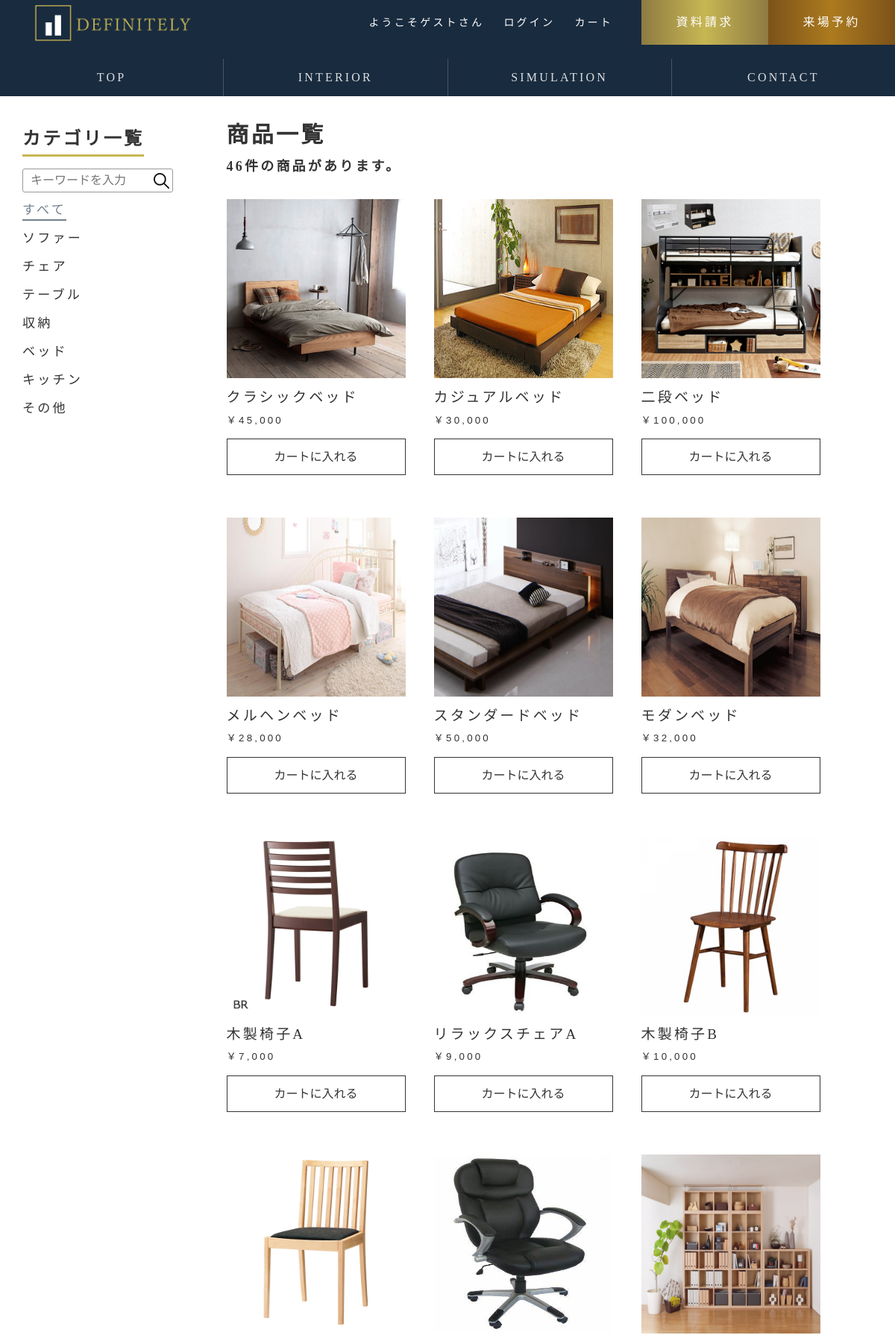
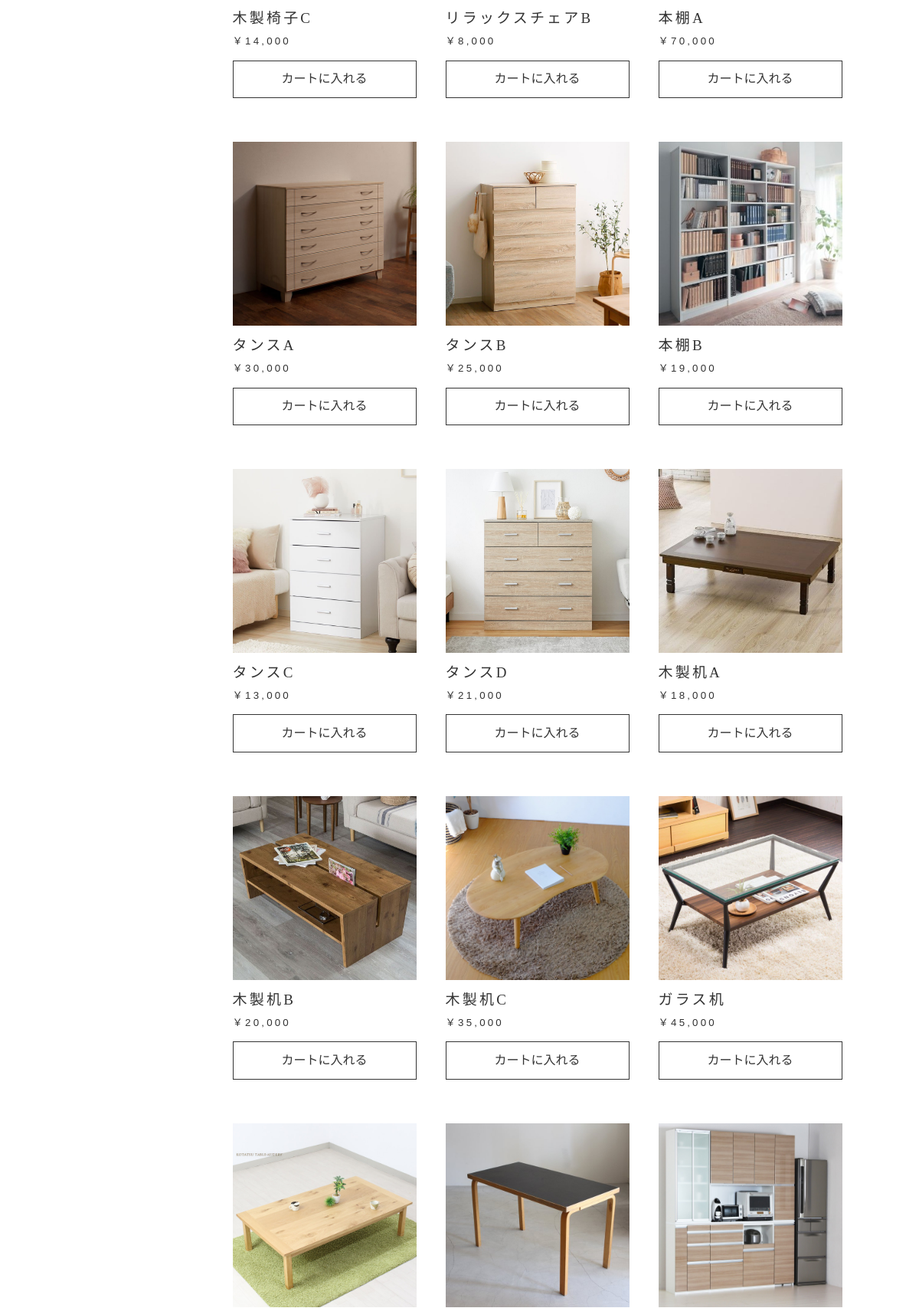
Screenshot of /shop_category/interior.php (upper part) with the database file from the repository (2 pictures, top to bottom).
### tables this page shows
CREATE TABLE IF NOT EXISTS `items` (
  `product_id` int(11) NOT NULL AUTO_INCREMENT,
  `product_name` varchar(255) NOT NULL,
  `Price` int(11) DEFAULT NULL,
  `count` int(11) NOT NULL,
  `search_name` varchar(255) NOT NULL,
  `sy_height` int(11) DEFAULT NULL,
  `sy_width` int(11) DEFAULT NULL,
  `sy_images` varchar(255) DEFAULT NULL,
  PRIMARY KEY (`product_id`)
);

CREATE TABLE IF NOT EXISTS `item_img` (
  `item_img_id` int(11) NOT NULL,
  `product_id` int(11) NOT NULL,
  `product_img` varchar(255) DEFAULT NULL,
  PRIMARY KEY (`item_img_id`),
  KEY `product_id` (`product_id`)
);

### Model/category.php (called while the page is built, shortened)
<?php
  $dsn = 'mysql:host=localhost;dbname=hew2020_91467;charset=utf8mb4';
  $db_user = 'hew2020_91467';
  $db_password = '';
  try {
    $pdo = new PDO($dsn, $db_user, $db_password);
    $pdo->setAttribute(
        PDO::ATTR_ERRMODE,
        PDO::ERRMODE_EXCEPTION
    );
    $sql1 = "SELECT * FROM items";
    $sth = $pdo -> query($sql1);
    $record1 = $sth -> rowCount();
    $sql_5 = "SELECT items.product_id,product_img,product_name,price,count,info_id FROM items JOIN item_img ON items.product_id = item_img.product_id JOIN item_category ON items.product_id = item_category.product_id";
    $stmt = $pdo->query( $sql_5 );
    $tables1 = $stmt->fetchAll(PDO::FETCH_ASSOC);
  }catch(PDOException $error){
    header('Location: /IT42-117/erro_pages/error1.php');
    exit;
  }
?>

### shop_category/interior.php (the view, shortened to what this page needs)
<?php
     require_once('../Model/category.php');
     $login = 'login.php';
     $logout = 'logout.php';
     $simulation = 'path_sim.php';
?>
<!DOCTYPE html>
<html lang="ja">
<head>
        <link rel="stylesheet" href="../css/shop.css">
        <link rel="stylesheet" href="../css/normalize.css">
        <link rel="stylesheet" href="../css/common.css">
    </head>
<body>
  <div class="wrapper">
   <header class="header_top">
      <div class="header_upper">
        <a href="../index.php"><h1 class="header_logo"><img src="../images/logo.png" alt="ロゴ"></h1></a>
        <div class="top_flex2">
          <nav class="header_nav1">
            <ul>
              <li><a class="nav_link" href="#"><?php if (isset($_SESSION['mail_address'])) { echo "ようこそ".$_SESSION['name']."さん"; } else {echo"ようこそゲストさん";}?></a></li>
              <li>
              <?php
                if( isset($_SESSION['mail_address'])){
                   echo '<a class = "nav_link" name="logout" href = "../view/'.$logout.'">ログアウト</a>';
                    }else{
                     echo '<a class = "nav_link" href = "../view/'.$login.'">ログイン</a>';
                }
             ?></li>
              <li><?php if(isset($_SESSION['mail_address'])){ echo "<a class='nav_link' href='../view/cart.php'>カート</a>" ;}else{
                    echo "<a class='nav_link' href='../view/path_ca.php'>カート</a>" ;}?></li>
            </ul>
          </nav>
          <nav class="header_nav2">
            <ul>
              <li><a class="nav_info" href="#">資料請求</a></li><li><a class="nav_reserve" href="#">来場予約</a></li>
            </ul>
          </nav>
        </div>
      </div>
      <div class="lower">
        <nav class="header_nav3">
          <ul>
            <li>
              <a class="nav_link" href="../index.php">
                <span class="nomal">TOP</span>
              </a>
            </li><li>
              <a class="nav_link" href="interior.php">
                <span class="nomal">INTERIOR</span>
              </a>
            </li><li>
            <?php if (isset($_SESSION['mail_address'])) { echo "<a class='nav_link' href='../view/madori.php'>
                <span class='nomal'>SIMULATION</span>
                <span class='hover'>シミュレーション</span>"; }
                else{ echo "<a class='nav_link' href=../view/$simulation>
                  <span class='nomal'>SIMULATION</span>
                  <span class='hover'>シミュレーション</span>"; }?>
            </li><li>
              <a class="nav_link" href="../view/otoiawase.php">
                <span class="nomal">CONTACT</span>
              </a>
            </li>
          </ul>
        </nav>
      </div>
    </header>
    <main class="main">
      <div class="left">
        <h2 class="ctlist">カテゴリ一覧</h2>
        <nav class="category">
          <form id="form1" action="../view/search_view.php" method="post">
          <input id="sbox1" type="search" name="search" placeholder="キーワードを入力"><input id="sbtn1" type="submit" name="submit" value="">
          </form>
          <ul>
              <li id="check">
                  <a class="nav_furniture" href="interior.php">すべて</a>
              </li>
              <li>
                  <a class="nav_furniture" href="sofa.php">ソファー</a>
              </li>
              <li>
                  <a class="nav_furniture" href="chair.php">チェア</a>
              </li>
              <li>
                  <a class="nav_furniture" href="desk.php">テーブル</a>
              </li>
              <li>
                  <a class="nav_furniture" href="chest.php">収納</a>
              </li>
              <li>
                  <a class="nav_furniture" href="bed.php">ベッド</a>
              </li>
              <li>
                  <a class="nav_furniture" href="kitchen.php">キッチン</a>
              </li>
              <li>
                  <a class="nav_furniture" href="other.php">その他</a>
              </li>
          </ul>
        </nav>
      </div>
      <div class="right">
        <div class="product">
            <h2 class="product">商品一覧</h2>
            <h3><?php echo $record1."件の商品があります。" ?></h3>
        </div>
        <div class="shelf">
          <?php foreach($tables1 as $table){ ?>
            <div class="item">
              <img src="../interior_img/all_img/<?php echo $table['product_img']; ?>" alt="ベッド_1" class="bet">
              <p class="pdname"><?php echo $table['product_name']; ?></p>
              <p class="price"><?php echo "￥".number_format($table['price']); ?></p>
              <form action="../control/cart_import.php" method="POST" class="item-form">
                  <button type="submit" class="btn">カートに入れる</button>
              </form>
            </div>
          <?php } ?>
        </div>
      </div>
    </main>
  </div>
</body>
</html>

### css/shop.css (style rules this page uses)
body { padding-top: 125px; }
.main { display: flex; align-items: baseline; margin: 30px auto 100px; width: 95%; }
.left { position: -webkit-sticky; position: sticky; top: 165px; width: 24%; }
.right { width: 76%; }
#form1 { background-color: white; width:200px; height: 30px; border: 1px #999 solid; margin-top: 6%; border-radius: 3px; }
#form1 input { vertical-align: top; margin: 0; height: 100%; box-sizing: border-box; background-color: transparent; }
#sbox1 { border: none; outline:0; width: 170px; padding:.5rem 10px; }
#sbtn1 { width: 30px; border:none; background-image: url(../images/loupe.png); background-position: center; background-size: 70%; background-repeat: no-repeat; }
h2.ctlist { border-bottom:solid 3px #c7b753; display: inline-block; }
.category li { display: list-item; list-style-type: none; text-transform: uppercase; margin-top: 3%; font-size: .9rem; }
.category li .nav_furniture { position: relative; text-decoration: none; cursor: pointer; }
.nav_furniture:visited, .nav_furniture:active, .nav_furniture:link { color: #333; }
.nav_furniture:before { content: ""; position: absolute; left: 0; right: 0; bottom: -5px; width: 100%; height: 1.5px; background-color:#728190; transform: scale(0, 1); transform-origin: left; transition: .3s; }
#check .nav_furniture:before { transform: scale(1); }
#check .nav_furniture { color: #728190 }
h2.product { font-size: 30px; }
h3 { font-size: 18px; }
div.shelf { display: flex; flex-wrap: wrap; }
div.item { margin: 1.5rem 2rem 1.5rem 0; display: inline-block; }
.item .pdname { font-size: 1rem; font-family : YuMincho, 'Yu Mincho', serif; }
.item .price { margin-top: .1rem; font-size: .7rem; font-family:'メイリオ', 'Meiryo', sans-serif; color: #333; }
img.bet { width: 240px; height: 240px; }
.btn { display: inline-block; margin-top: .7rem; width: 100%; padding: 4% 0; text-decoration: none; background-color: rgba(0, 0, 0, 0); color: #333; border: solid 1px #333; transition: .4s; }

### css/common.css (style rules this page uses)
* { margin: 0; padding: 0; outline: 0; }
body { font-family: Cinzel, "Noto Serif JP", serif; font-size: 16px; color: #333; background-color: #FFF; line-height: 1.75; letter-spacing: .2em; }
.wrapper { position: relative; margin: 0 auto; min-height: 100vh; padding-bottom: 60px; box-sizing: border-box; }
p { margin-top: 0; }
.header_top { position: fixed; top: 0; left: 0; width: 100%; background-color: rgba(0,21,43,0.9); z-index: 10; }
.header_upper { position: relative; display: flex; justify-content: space-between; height: 60px; }
.header_logo { width: 30%; height: 60px; }
.header_logo img { padding: 5px 0 0 45px; width: 230px; }
.top_flex2 { display: flex; }
.header_nav1 { white-space: nowrap; text-align: left; line-height: 60px; }
.header_nav1 ul li { display: inline-block; margin-left: 1rem; font-size: 14px; }
.header_nav2 { display: flex; text-align: left; white-space: nowrap; margin-left: 2rem; }
.header_nav2 ul li { display: inline-block; text-align: center; font-size: 16px; transition:.3s; }
.header_nav2 ul li .nav_info { width: 170px; height: 60px; line-height: 60px; background:linear-gradient(to right, #8e7a42 0%,#c7b753 50%,#8e7a42 100%); }
.header_nav2 ul li .nav_reserve { width: 170px; height: 60px; line-height: 60px; background:linear-gradient(to right, #7c5219 0%,#ac7b1f 50%,#7c5219 100%); }
.nav_link, .nav_info, .nav_reserve { position: relative; display: inline-block; text-decoration: none; color: #fff; }
.header_nav3 ul { display: flex; margin-top: 1rem; }
.header_nav3 ul li { display: inline-block; width: calc(100%/4); height: 50px; line-height: 50px; text-align: center; font-size: 16px; transition:all .4s ease-out; }
.header_nav3 ul li +li { border-left: rgba(255,255,255,.2) 1px solid; }
.header_nav3 ul li a { display: block; color: rgba(255,255,255,.85); }
@media (min-width: 48em) { :root { font-size: calc(1rem + ((1vw - 0.48rem) * 0.6944)); min-height: 0vw; } }

### rows the page displays
items: item_img.product_img (picture), product_name "クラシックベッド", Price "45,000"
items: item_img.product_img (picture), product_name "カジュアルベッド", Price "30,000"
items: item_img.product_img (picture), product_name "二段ベッド", Price "100,000"
items: item_img.product_img (picture), product_name "メルヘンベッド", Price "28,000"
items: item_img.product_img (picture), product_name "スタンダードベッド", Price "50,000"
items: item_img.product_img (picture), product_name "モダンベッド", Price "32,000"
items: item_img.product_img (picture), product_name "木製椅子A", Price "7,000"
items: item_img.product_img (picture), product_name "リラックスチェアA", Price "9,000"
items: item_img.product_img (picture), product_name "木製椅子B", Price "10,000"
items: item_img.product_img (picture), product_name "木製椅子C", Price "14,000"
items: item_img.product_img (picture), product_name "リラックスチェアB", Price "8,000"
items: item_img.product_img (picture), product_name "本棚A", Price "70,000"
items: item_img.product_img (picture), product_name "タンスA", Price "30,000"
items: item_img.product_img (picture), product_name "タンスB", Price "25,000"
items: item_img.product_img (picture), product_name "本棚B", Price "19,000"
items: item_img.product_img (picture), product_name "タンスC", Price "13,000"
items: item_img.product_img (picture), product_name "タンスD", Price "21,000"
items: item_img.product_img (picture), product_name "木製机A", Price "18,000"
items: item_img.product_img (picture), product_name "木製机B", Price "20,000"
items: item_img.product_img (picture), product_name "木製机C", Price "35,000"
items: item_img.product_img (picture), product_name "ガラス机", Price "45,000"
items: item_img.product_img (picture)
items: item_img.product_img (picture)
items: item_img.product_img (picture)

### other values shown
$record1 "46"
